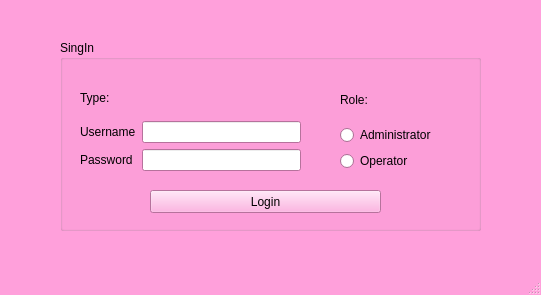
<?xml version="1.0" encoding="UTF-8"?>
<ui version="4.0">
 <class>MainWindow</class>
 <widget class="QMainWindow" name="MainWindow">
  <property name="geometry">
   <rect>
    <x>0</x>
    <y>0</y>
    <width>541</width>
    <height>295</height>
   </rect>
  </property>
  <property name="palette">
   <palette>
    <active>
     <colorrole role="WindowText">
      <brush brushstyle="SolidPattern">
       <color alpha="255">
        <red>0</red>
        <green>0</green>
        <blue>0</blue>
       </color>
      </brush>
     </colorrole>
     <colorrole role="Button">
      <brush brushstyle="SolidPattern">
       <color alpha="255">
        <red>255</red>
        <green>160</green>
        <blue>219</blue>
       </color>
      </brush>
     </colorrole>
     <colorrole role="Light">
      <brush brushstyle="SolidPattern">
       <color alpha="255">
        <red>255</red>
        <green>255</green>
        <blue>255</blue>
       </color>
      </brush>
     </colorrole>
     <colorrole role="Midlight">
      <brush brushstyle="SolidPattern">
       <color alpha="255">
        <red>255</red>
        <green>207</green>
        <blue>237</blue>
       </color>
      </brush>
     </colorrole>
     <colorrole role="Dark">
      <brush brushstyle="SolidPattern">
       <color alpha="255">
        <red>127</red>
        <green>80</green>
        <blue>109</blue>
       </color>
      </brush>
     </colorrole>
     <colorrole role="Mid">
      <brush brushstyle="SolidPattern">
       <color alpha="255">
        <red>170</red>
        <green>107</green>
        <blue>146</blue>
       </color>
      </brush>
     </colorrole>
     <colorrole role="Text">
      <brush brushstyle="SolidPattern">
       <color alpha="255">
        <red>0</red>
        <green>0</green>
        <blue>0</blue>
       </color>
      </brush>
     </colorrole>
     <colorrole role="BrightText">
      <brush brushstyle="SolidPattern">
       <color alpha="255">
        <red>255</red>
        <green>255</green>
        <blue>255</blue>
       </color>
      </brush>
     </colorrole>
     <colorrole role="ButtonText">
      <brush brushstyle="SolidPattern">
       <color alpha="255">
        <red>0</red>
        <green>0</green>
        <blue>0</blue>
       </color>
      </brush>
     </colorrole>
     <colorrole role="Base">
      <brush brushstyle="SolidPattern">
       <color alpha="255">
        <red>255</red>
        <green>255</green>
        <blue>255</blue>
       </color>
      </brush>
     </colorrole>
     <colorrole role="Window">
      <brush brushstyle="SolidPattern">
       <color alpha="255">
        <red>255</red>
        <green>160</green>
        <blue>219</blue>
       </color>
      </brush>
     </colorrole>
     <colorrole role="Shadow">
      <brush brushstyle="SolidPattern">
       <color alpha="255">
        <red>0</red>
        <green>0</green>
        <blue>0</blue>
       </color>
      </brush>
     </colorrole>
     <colorrole role="AlternateBase">
      <brush brushstyle="SolidPattern">
       <color alpha="255">
        <red>255</red>
        <green>207</green>
        <blue>237</blue>
       </color>
      </brush>
     </colorrole>
     <colorrole role="ToolTipBase">
      <brush brushstyle="SolidPattern">
       <color alpha="255">
        <red>255</red>
        <green>255</green>
        <blue>220</blue>
       </color>
      </brush>
     </colorrole>
     <colorrole role="ToolTipText">
      <brush brushstyle="SolidPattern">
       <color alpha="255">
        <red>0</red>
        <green>0</green>
        <blue>0</blue>
       </color>
      </brush>
     </colorrole>
     <colorrole role="PlaceholderText">
      <brush brushstyle="SolidPattern">
       <color alpha="128">
        <red>0</red>
        <green>0</green>
        <blue>0</blue>
       </color>
      </brush>
     </colorrole>
    </active>
    <inactive>
     <colorrole role="WindowText">
      <brush brushstyle="SolidPattern">
       <color alpha="255">
        <red>0</red>
        <green>0</green>
        <blue>0</blue>
       </color>
      </brush>
     </colorrole>
     <colorrole role="Button">
      <brush brushstyle="SolidPattern">
       <color alpha="255">
        <red>255</red>
        <green>160</green>
        <blue>219</blue>
       </color>
      </brush>
     </colorrole>
     <colorrole role="Light">
      <brush brushstyle="SolidPattern">
       <color alpha="255">
        <red>255</red>
        <green>255</green>
        <blue>255</blue>
       </color>
      </brush>
     </colorrole>
     <colorrole role="Midlight">
      <brush brushstyle="SolidPattern">
       <color alpha="255">
        <red>255</red>
        <green>207</green>
        <blue>237</blue>
       </color>
      </brush>
     </colorrole>
     <colorrole role="Dark">
      <brush brushstyle="SolidPattern">
       <color alpha="255">
        <red>127</red>
        <green>80</green>
        <blue>109</blue>
       </color>
      </brush>
     </colorrole>
     <colorrole role="Mid">
      <brush brushstyle="SolidPattern">
       <color alpha="255">
        <red>170</red>
        <green>107</green>
        <blue>146</blue>
       </color>
      </brush>
     </colorrole>
     <colorrole role="Text">
      <brush brushstyle="SolidPattern">
       <color alpha="255">
        <red>0</red>
        <green>0</green>
        <blue>0</blue>
       </color>
      </brush>
     </colorrole>
     <colorrole role="BrightText">
      <brush brushstyle="SolidPattern">
       <color alpha="255">
        <red>255</red>
        <green>255</green>
        <blue>255</blue>
       </color>
      </brush>
     </colorrole>
     <colorrole role="ButtonText">
      <brush brushstyle="SolidPattern">
       <color alpha="255">
        <red>0</red>
        <green>0</green>
        <blue>0</blue>
       </color>
      </brush>
     </colorrole>
     <colorrole role="Base">
      <brush brushstyle="SolidPattern">
       <color alpha="255">
        <red>255</red>
        <green>255</green>
        <blue>255</blue>
       </color>
      </brush>
     </colorrole>
     <colorrole role="Window">
      <brush brushstyle="SolidPattern">
       <color alpha="255">
        <red>255</red>
        <green>160</green>
        <blue>219</blue>
       </color>
      </brush>
     </colorrole>
     <colorrole role="Shadow">
      <brush brushstyle="SolidPattern">
       <color alpha="255">
        <red>0</red>
        <green>0</green>
        <blue>0</blue>
       </color>
      </brush>
     </colorrole>
     <colorrole role="AlternateBase">
      <brush brushstyle="SolidPattern">
       <color alpha="255">
        <red>255</red>
        <green>207</green>
        <blue>237</blue>
       </color>
      </brush>
     </colorrole>
     <colorrole role="ToolTipBase">
      <brush brushstyle="SolidPattern">
       <color alpha="255">
        <red>255</red>
        <green>255</green>
        <blue>220</blue>
       </color>
      </brush>
     </colorrole>
     <colorrole role="ToolTipText">
      <brush brushstyle="SolidPattern">
       <color alpha="255">
        <red>0</red>
        <green>0</green>
        <blue>0</blue>
       </color>
      </brush>
     </colorrole>
     <colorrole role="PlaceholderText">
      <brush brushstyle="SolidPattern">
       <color alpha="128">
        <red>0</red>
        <green>0</green>
        <blue>0</blue>
       </color>
      </brush>
     </colorrole>
    </inactive>
    <disabled>
     <colorrole role="WindowText">
      <brush brushstyle="SolidPattern">
       <color alpha="255">
        <red>127</red>
        <green>80</green>
        <blue>109</blue>
       </color>
      </brush>
     </colorrole>
     <colorrole role="Button">
      <brush brushstyle="SolidPattern">
       <color alpha="255">
        <red>255</red>
        <green>160</green>
        <blue>219</blue>
       </color>
      </brush>
     </colorrole>
     <colorrole role="Light">
      <brush brushstyle="SolidPattern">
       <color alpha="255">
        <red>255</red>
        <green>255</green>
        <blue>255</blue>
       </color>
      </brush>
     </colorrole>
     <colorrole role="Midlight">
      <brush brushstyle="SolidPattern">
       <color alpha="255">
        <red>255</red>
        <green>207</green>
        <blue>237</blue>
       </color>
      </brush>
     </colorrole>
     <colorrole role="Dark">
      <brush brushstyle="SolidPattern">
       <color alpha="255">
        <red>127</red>
        <green>80</green>
        <blue>109</blue>
       </color>
      </brush>
     </colorrole>
     <colorrole role="Mid">
      <brush brushstyle="SolidPattern">
       <color alpha="255">
        <red>170</red>
        <green>107</green>
        <blue>146</blue>
       </color>
      </brush>
     </colorrole>
     <colorrole role="Text">
      <brush brushstyle="SolidPattern">
       <color alpha="255">
        <red>127</red>
        <green>80</green>
        <blue>109</blue>
       </color>
      </brush>
     </colorrole>
     <colorrole role="BrightText">
      <brush brushstyle="SolidPattern">
       <color alpha="255">
        <red>255</red>
        <green>255</green>
        <blue>255</blue>
       </color>
      </brush>
     </colorrole>
     <colorrole role="ButtonText">
      <brush brushstyle="SolidPattern">
       <color alpha="255">
        <red>127</red>
        <green>80</green>
        <blue>109</blue>
       </color>
      </brush>
     </colorrole>
     <colorrole role="Base">
      <brush brushstyle="SolidPattern">
       <color alpha="255">
        <red>255</red>
        <green>160</green>
        <blue>219</blue>
       </color>
      </brush>
     </colorrole>
     <colorrole role="Window">
      <brush brushstyle="SolidPattern">
       <color alpha="255">
        <red>255</red>
        <green>160</green>
        <blue>219</blue>
       </color>
      </brush>
     </colorrole>
     <colorrole role="Shadow">
      <brush brushstyle="SolidPattern">
       <color alpha="255">
        <red>0</red>
        <green>0</green>
        <blue>0</blue>
       </color>
      </brush>
     </colorrole>
     <colorrole role="AlternateBase">
      <brush brushstyle="SolidPattern">
       <color alpha="255">
        <red>255</red>
        <green>160</green>
        <blue>219</blue>
       </color>
      </brush>
     </colorrole>
     <colorrole role="ToolTipBase">
      <brush brushstyle="SolidPattern">
       <color alpha="255">
        <red>255</red>
        <green>255</green>
        <blue>220</blue>
       </color>
      </brush>
     </colorrole>
     <colorrole role="ToolTipText">
      <brush brushstyle="SolidPattern">
       <color alpha="255">
        <red>0</red>
        <green>0</green>
        <blue>0</blue>
       </color>
      </brush>
     </colorrole>
     <colorrole role="PlaceholderText">
      <brush brushstyle="SolidPattern">
       <color alpha="128">
        <red>0</red>
        <green>0</green>
        <blue>0</blue>
       </color>
      </brush>
     </colorrole>
    </disabled>
   </palette>
  </property>
  <property name="windowTitle">
   <string>MainWindow</string>
  </property>
  <widget class="QWidget" name="centralwidget">
   <widget class="QGroupBox" name="groupBox">
    <property name="geometry">
     <rect>
      <x>60</x>
      <y>40</y>
      <width>421</width>
      <height>191</height>
     </rect>
    </property>
    <property name="title">
     <string>SingIn</string>
    </property>
    <widget class="QPushButton" name="pushButton_login">
     <property name="geometry">
      <rect>
       <x>90</x>
       <y>150</y>
       <width>231</width>
       <height>23</height>
      </rect>
     </property>
     <property name="text">
      <string>Login</string>
     </property>
    </widget>
    <widget class="QWidget" name="layoutWidget">
     <property name="geometry">
      <rect>
       <x>280</x>
       <y>40</y>
       <width>121</width>
       <height>91</height>
      </rect>
     </property>
     <layout class="QVBoxLayout" name="verticalLayout_Role">
      <item>
       <widget class="QLabel" name="label_3">
        <property name="text">
         <string>Role:</string>
        </property>
       </widget>
      </item>
      <item>
       <layout class="QVBoxLayout" name="verticalLayout_2">
        <item>
         <widget class="QRadioButton" name="radioButton_Admin">
          <property name="text">
           <string>Administrator </string>
          </property>
         </widget>
        </item>
        <item>
         <widget class="QRadioButton" name="radioButton_Operator">
          <property name="text">
           <string>Operator</string>
          </property>
         </widget>
        </item>
       </layout>
      </item>
     </layout>
    </widget>
    <widget class="QWidget" name="layoutWidget">
     <property name="geometry">
      <rect>
       <x>20</x>
       <y>40</y>
       <width>221</width>
       <height>91</height>
      </rect>
     </property>
     <layout class="QVBoxLayout" name="verticalLayout_Type">
      <item>
       <widget class="QLabel" name="label_4">
        <property name="text">
         <string>Type:</string>
        </property>
       </widget>
      </item>
      <item>
       <layout class="QVBoxLayout" name="verticalLayout">
        <item>
         <layout class="QHBoxLayout" name="horizontalLayout">
          <item>
           <widget class="QLabel" name="label">
            <property name="text">
             <string>Username</string>
            </property>
           </widget>
          </item>
          <item>
           <widget class="QLineEdit" name="lineEdit_username"/>
          </item>
         </layout>
        </item>
        <item>
         <layout class="QHBoxLayout" name="horizontalLayout_2">
          <item>
           <widget class="QLabel" name="label_2">
            <property name="text">
             <string>Password </string>
            </property>
           </widget>
          </item>
          <item>
           <widget class="QLineEdit" name="lineEdit_password"/>
          </item>
         </layout>
        </item>
       </layout>
      </item>
     </layout>
    </widget>
   </widget>
  </widget>
  <widget class="QMenuBar" name="menubar">
   <property name="geometry">
    <rect>
     <x>0</x>
     <y>0</y>
     <width>541</width>
     <height>21</height>
    </rect>
   </property>
  </widget>
  <widget class="QStatusBar" name="statusbar"/>
 </widget>
 <resources/>
 <connections/>
</ui>
